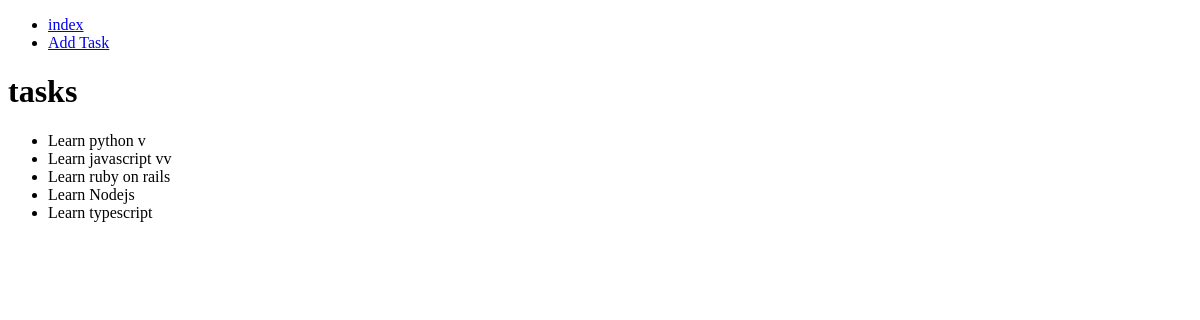
The page /tasks/ on the database as committed earlier.
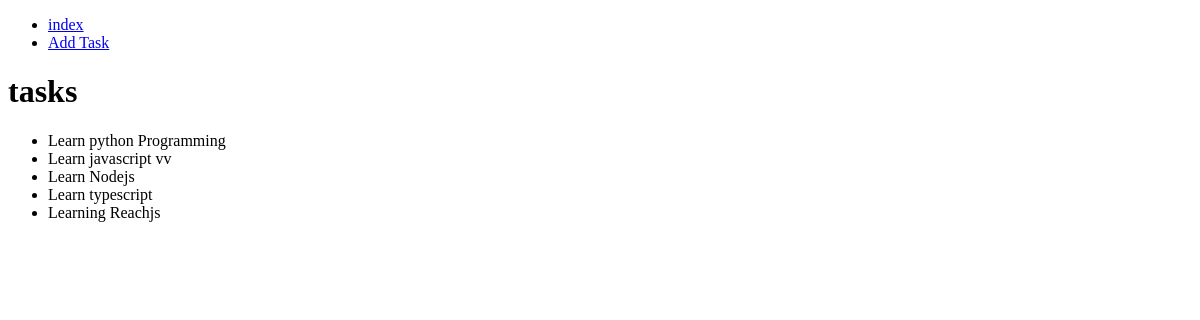
The same page on the database as committed later.
### tasks/models.py (models this page shows, shortened)
class Task(models.Model):
    title = models.CharField(max_length=100)
    description = models.CharField(max_length=100)
    created_at = models.DateTimeField(auto_now_add=True)

### tasks/views.py (the view)
# urls.py: path('tasks/', TemplateView.as_view(template_name='index.html')),
def index(request):
    return render(request, 'tasks/index.html', {'tasks': tasks})

### tasks/templates/tasks/index.html
{% extends "tasks/layout.html" %}
{% block content %}
    <ul>
        {% for task in tasks %}
            <li>
                {{ task.title }}
            </li>
        {% endfor %}
    </ul>
{% endblock %}

### tasks/templates/tasks/layout.html (shortened to what this page needs)
<!DOCTYPE html>
<html lang="en">
<head>
</head>
<body>
<ul>
    <li><a href="{% url 'tasks:index' %}">index</a></li>
    <li><a href="{% url 'tasks:add' %}">Add Task</a></li>
</ul>
    <h1>tasks</h1>
{% block content%}
{% endblock %}
</body>
</html>

Rows that differ between the two databases and show on the page:
removed Task: title "Learn ruby on rails"
changed Task: title "Learn python v" → "Learn python Programming"
added Task: title "Learning Reachjs"
